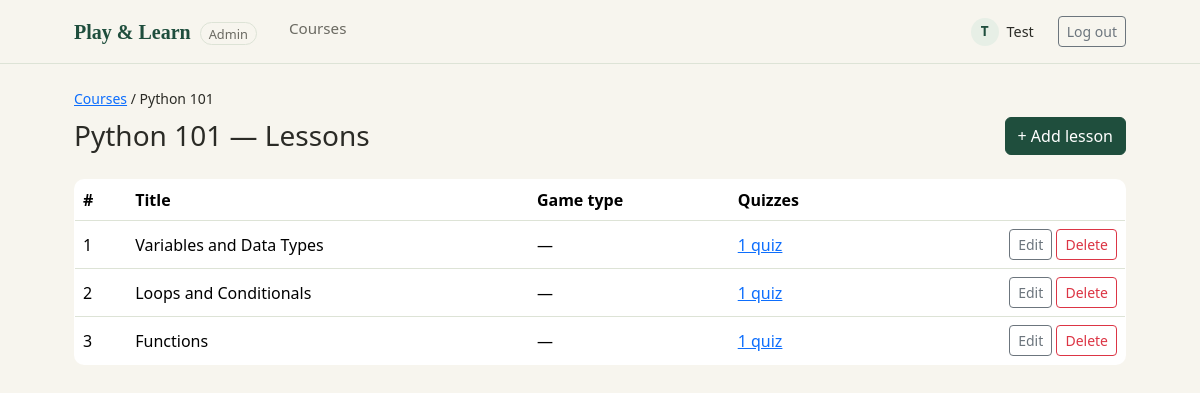
/admin/lessons.php?course_id=1 (signed in), run on the app's committed database.
### tables this page shows
CREATE TABLE `courses` (
  `course_id` int NOT NULL AUTO_INCREMENT,
  `title` varchar(100) NOT NULL,
  `description` text,
  `created_by` int NOT NULL,
  `created_at` timestamp NULL DEFAULT CURRENT_TIMESTAMP,
  PRIMARY KEY (`course_id`),
  KEY `created_by` (`created_by`),
  CONSTRAINT `courses_ibfk_1` FOREIGN KEY (`created_by`) REFERENCES `users` (`user_id`)
);

CREATE TABLE `lessons` (
  `lesson_id` int NOT NULL AUTO_INCREMENT,
  `course_id` int NOT NULL,
  `title` varchar(150) NOT NULL,
  `content` text,
  `game_type` varchar(50) DEFAULT NULL,
  `game_data` json DEFAULT NULL,
  `sort_order` int DEFAULT '0',
  PRIMARY KEY (`lesson_id`),
  KEY `course_id` (`course_id`),
  CONSTRAINT `lessons_ibfk_1` FOREIGN KEY (`course_id`) REFERENCES `courses` (`course_id`) ON DELETE CASCADE
);

### includes/auth.php (called while the page is built, shortened)
<?php
function current_user(): array
{
    return [
        'user_id'    => $_SESSION['user_id']    ?? null,
        'role'       => $_SESSION['role']       ?? null,
        'first_name' => $_SESSION['first_name'] ?? null,
    ];
}

### admin/lessons.php (the view, shortened to what this page needs)
<?php
require __DIR__ . '/../includes/auth.php';
require __DIR__ . '/../config/db.php';
$course_id = (int) ($_GET['course_id'] ?? 0);
$course_stmt = $pdo->prepare('SELECT course_id, title FROM courses WHERE course_id = ?');
$course_stmt->execute([$course_id]);
$course = $course_stmt->fetch();
$lessons_stmt = $pdo->prepare('
    SELECT l.lesson_id, l.title, l.sort_order, l.game_type,
           COUNT(q.quiz_id) AS quiz_count
    FROM lessons l
    LEFT JOIN quizzes q ON q.lesson_id = l.lesson_id
    WHERE l.course_id = ?
    GROUP BY l.lesson_id, l.title, l.sort_order, l.game_type
    ORDER BY l.sort_order, l.lesson_id
');
$lessons_stmt->execute([$course_id]);
$lessons = $lessons_stmt->fetchAll();
require __DIR__ . '/../includes/admin_header.php';
?>
<nav class="small mb-2"><a href="/admin/index.php">Courses</a> / <?= htmlspecialchars($course['title']) ?></nav>
<div class="d-flex justify-content-between align-items-center mb-4">
    <h1 class="h3 mb-0"><?= htmlspecialchars($course['title']) ?> — Lessons</h1>
    <a class="btn btn-pl-primary" href="/admin/lesson_form.php?course_id=<?= $course_id ?>">+ Add lesson</a>
</div>
<table class="table pl-table align-middle">
    <thead>
        <tr>
            <th>#</th>
            <th>Title</th>
            <th>Game type</th>
            <th>Quizzes</th>
            <th></th>
        </tr>
    </thead>
    <tbody>
        <?php foreach ($lessons as $lesson): ?>
            <tr>
                <td><?= (int) $lesson['sort_order'] ?></td>
                <td><?= htmlspecialchars($lesson['title']) ?></td>
                <td><?= htmlspecialchars($lesson['game_type'] ?? '—') ?></td>
                <td>
                    <a href="/admin/quizzes.php?lesson_id=<?= (int) $lesson['lesson_id'] ?>">
                        <?= (int) $lesson['quiz_count'] ?> quiz<?= $lesson['quiz_count'] == 1 ? '' : 'zes' ?>
                    </a>
                </td>
                <td class="text-end">
                    <a class="btn btn-sm btn-outline-secondary"
                       href="/admin/lesson_form.php?course_id=<?= $course_id ?>&amp;id=<?= (int) $lesson['lesson_id'] ?>">Edit</a>
                    <form class="d-inline" method="post" action="/admin/delete_lesson.php"
                          onsubmit="return confirm('Delete this lesson? Its quizzes will be deleted too.');">
                        <button class="btn btn-sm btn-outline-danger" type="submit">Delete</button>
                    </form>
                </td>
            </tr>
        <?php endforeach; ?>
    </tbody>
</table>
<?php require __DIR__ . '/../includes/footer.php'; ?>

### includes/admin_header.php (shortened to what this page needs)
<?php
$user = function_exists('current_user') ? current_user() : ['first_name' => null];
?>
<!doctype html>
<html lang="en">
<head>
    <link href="https://cdn.jsdelivr.net/npm/bootstrap@5.3.3/dist/css/bootstrap.min.css" rel="stylesheet">
    <link rel="stylesheet" href="/assets/css/style.css">
</head>
<body>
<header class="pl-header">
    <div class="pl-header-inner">
        <a class="pl-logo" href="/admin/index.php">Play &amp; Learn <span class="pl-admin-tag">Admin</span></a>
        <nav class="pl-nav">
            <a href="/admin/index.php">Courses</a>
        </nav>
        <div class="pl-user">
            <span class="pl-avatar"><?= htmlspecialchars(strtoupper(substr($user['first_name'] ?? '?', 0, 1))) ?></span>
            <span><?= htmlspecialchars($user['first_name'] ?? 'Admin') ?></span>
            <a href="/logout.php" class="btn btn-sm btn-outline-secondary ms-3">Log out</a>
        </div>
    </div>
</header>
<main class="pl-main container py-4">

### includes/footer.php (shortened to what this page needs)
</main>
</body>
</html>

### assets/css/style.css (style rules this page uses)
:root { --pl-cream: #F7F5EE; --pl-green-dark: #1F4E3D; --pl-green-mid: #2F6B4F; --pl-green-pale: #E7EFE6; --pl-border: #DDE3D6; --pl-text: #2B2B26; --pl-text-muted: #6B6A62; }
body { background: var(--pl-cream); color: var(--pl-text); font-family: 'Segoe UI', system-ui, -apple-system, sans-serif; }
.pl-header { background: var(--pl-cream); border-bottom: 1px solid var(--pl-border); }
.pl-header-inner { max-width: 1100px; margin: 0 auto; padding: 1rem 1.5rem; display: flex; align-items: center; gap: 2rem; }
.pl-logo { font-family: Georgia, 'Times New Roman', serif; font-weight: 700; font-size: 1.25rem; color: var(--pl-green-dark); text-decoration: none; }
.pl-admin-tag { font-family: 'Segoe UI', sans-serif; font-weight: 400; font-size: 0.8rem; color: var(--pl-text-muted); border: 1px solid var(--pl-border); border-radius: 999px; padding: 0.1rem 0.5rem; margin-left: 0.25rem; }
.pl-nav { display: flex; gap: 1.5rem; flex: 1; }
.pl-nav a { color: var(--pl-text-muted); text-decoration: none; font-size: 0.95rem; padding-bottom: 0.25rem; border-bottom: 2px solid transparent; }
.pl-user { display: flex; align-items: center; gap: 0.5rem; font-size: 0.9rem; }
.pl-avatar { width: 28px; height: 28px; border-radius: 50%; background: var(--pl-green-pale); color: var(--pl-green-dark); display: inline-flex; align-items: center; justify-content: center; font-weight: 600; font-size: 0.85rem; }
.pl-main { max-width: 1100px; margin: 0 auto; padding: 2rem 1.5rem; }
.pl-table { background: #fff; border: 1px solid var(--pl-border); border-radius: 10px; overflow: hidden; }
.btn-pl-primary { background: var(--pl-green-dark); border-color: var(--pl-green-dark); color: #fff; }

### data on the page
courses: title "Python 101"
lessons: sort_order "1", title "Variables and Data Types", game_type "—", quiz_count "1"
lessons: sort_order "2", title "Loops and Conditionals", game_type "—", quiz_count "1"
lessons: sort_order "3", title "Functions", game_type "—", quiz_count "1"

### other printed values
substr($user['first_name'] ?? '?', 0, 1) "T"
$user['first_name'] "Test"
